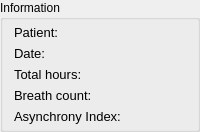
               <widget class="QGroupBox" name="groupBox_2">
                <property name="font">
                 <font>
                  <pointsize>9</pointsize>
                 </font>
                </property>
                <property name="title">
                 <string>Information</string>
                </property>
                <layout class="QVBoxLayout" name="verticalLayout_26">
                 <property name="topMargin">
                  <number>5</number>
                 </property>
                 <property name="bottomMargin">
                  <number>5</number>
                 </property>
                 <item>
                  <layout class="QFormLayout" name="formLayout">
                   <item row="0" column="1">
                    <widget class="QLabel" name="label_PO_p_no">
                     <property name="font">
                      <font>
                       <pointsize>10</pointsize>
                      </font>
                     </property>
                     <property name="text">
                      <string/>
                     </property>
                    </widget>
                   </item>
                   <item row="1" column="0">
                    <widget class="QLabel" name="label_17">
                     <property name="font">
                      <font>
                       <pointsize>10</pointsize>
                      </font>
                     </property>
                     <property name="text">
                      <string>Date:</string>
                     </property>
                    </widget>
                   </item>
                   <item row="1" column="1">
                    <widget class="QLabel" name="label_PO_date">
                     <property name="font">
                      <font>
                       <pointsize>10</pointsize>
                      </font>
                     </property>
                     <property name="text">
                      <string/>
                     </property>
                    </widget>
                   </item>
                   <item row="2" column="0">
                    <widget class="QLabel" name="label_18">
                     <property name="font">
                      <font>
                       <pointsize>10</pointsize>
                      </font>
                     </property>
                     <property name="text">
                      <string>Total hours:</string>
                     </property>
                    </widget>
                   </item>
                   <item row="2" column="1">
                    <widget class="QLabel" name="label_t_hours">
                     <property name="font">
                      <font>
                       <pointsize>10</pointsize>
                      </font>
                     </property>
                     <property name="text">
                      <string/>
                     </property>
                    </widget>
                   </item>
                   <item row="3" column="0">
                    <widget class="QLabel" name="label_19">
                     <property name="font">
                      <font>
                       <pointsize>10</pointsize>
                      </font>
                     </property>
                     <property name="text">
                      <string>Breath count:</string>
                     </property>
                    </widget>
                   </item>
                   <item row="3" column="1">
                    <widget class="QLabel" name="label_PO_bCount">
                     <property name="font">
                      <font>
                       <pointsize>10</pointsize>
                      </font>
                     </property>
                     <property name="text">
                      <string/>
                     </property>
                    </widget>
                   </item>
                   <item row="4" column="0">
                    <widget class="QLabel" name="label_23">
                     <property name="font">
                      <font>
                       <pointsize>10</pointsize>
                      </font>
                     </property>
                     <property name="text">
                      <string>Asynchrony Index:</string>
                     </property>
                    </widget>
                   </item>
                   <item row="4" column="1">
                    <widget class="QLabel" name="label_PO_AI">
                     <property name="font">
                      <font>
                       <pointsize>10</pointsize>
                      </font>
                     </property>
                     <property name="text">
                      <string/>
                     </property>
                    </widget>
                   </item>
                   <item row="0" column="0">
                    <widget class="QLabel" name="label_15">
                     <property name="font">
                      <font>
                       <pointsize>10</pointsize>
                      </font>
                     </property>
                     <property name="text">
                      <string>Patient:</string>
                     </property>
                    </widget>
                   </item>
                  </layout>
                 </item>
                </layout>
               </widget>
